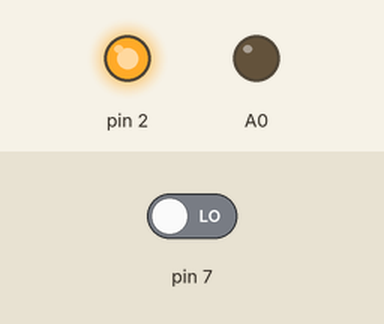
Simulated run of this sketch. Board: Arduino Uno, built with avr-gcc and run on an emulated ATmega328P. Shown: output pins drawn as LEDs (lit = HIGH). The test bench sets the inputs (shaded band); at power-on: pin 7 LOW. What the sketch prints to the serial monitor is not drawn.

Above: at 0.1 s.
Timing chart, 0 to 1.6 s (numbered marks = the images above):
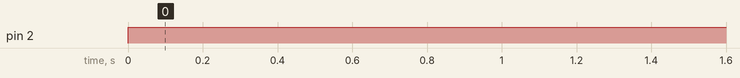

The sketch:

sketch_oct18a.ino
```cpp
void setup() {
  // put your setup code here, to run once:

  Serial.begin(9600);

}

void loop() {

analogWrite(2,128);
digitalWrite(3,LOW);
digitalWrite(4,HIGH);
digitalWrite(5,LOW);
digitalWrite(6,HIGH);

analogWrite(A0,0);

delay(500);
int a = digitalRead(7);
Serial.println(a);


}
```

Measured:
- by itself, pin 2: LOW → HIGH at 0.00 s
